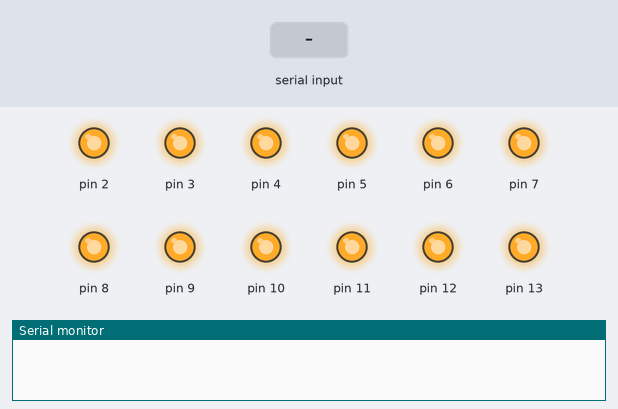
The sketch below on a simulated Arduino Leonardo, built with avr-gcc and run on an emulated ATmega32U4. On the bench: output pins drawn as LEDs (lit = HIGH), the last lines printed to the serial monitor. The test bench sets the inputs (shaded band).

Above: at 1.2 s.
1.3 s: "90\n" received over the second serial link
At 3.9 s:
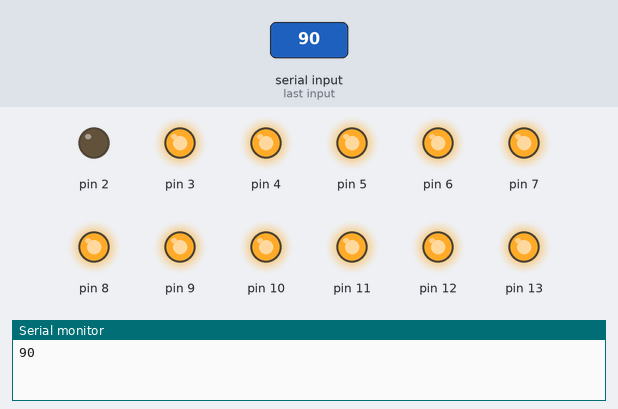
4.3 s: "200\n" received over the second serial link
At 4.6 s:
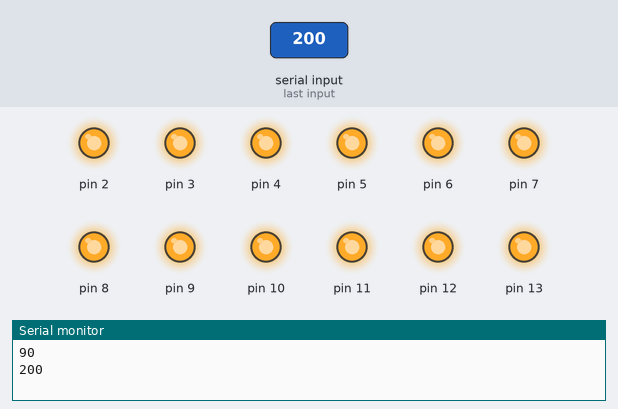
7.3 s: "1,90\n" received over the second serial link
At 9.6 s:
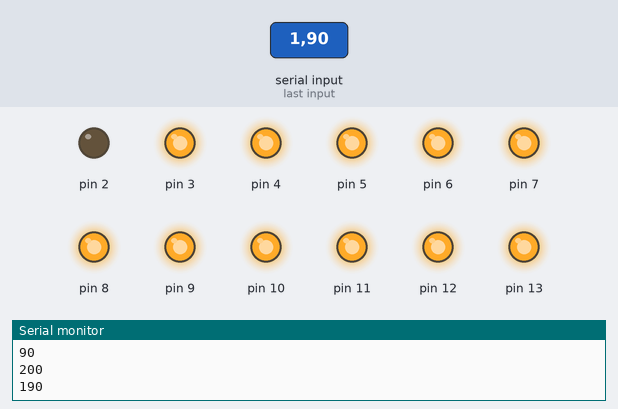
Timing chart, 0 to 12.5 s (numbered marks = the images above; inputs shaded):
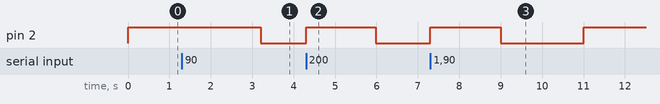

Measured:
- after the input at 1.3 s, pin 2: HIGH → LOW after 1.9 s
- after the input at 4.3 s, pin 2: LOW → HIGH after 0.00 s instead of 0.91 s
- after the input at 7.3 s, pin 2: LOW → HIGH after 0.00 s instead of 0.69 s

The sketch:

arduino.ino
```cpp
#include "Keyboard.h"

int count = 13;           // count of light
String inString = "";    // string to hold input
int volume = 800;          // volume from sensor

unsigned long actionTime;
int lightTime = 2000;    // the time last of light on

enum SHINE_STATUS {
  STARTING,
  ENDING,
  ENDED
};
SHINE_STATUS shine_status = ENDED;

void setup() {
  // put your setup code here, to run once:
  Serial.begin(9600);
  Serial1.begin(9600);

  for (int i = 2; i < 14; i++) {
    pinMode(i, OUTPUT);
    digitalWrite(i, HIGH);
  }
}

void loop() {
  while (Serial1.available() > 0) {
    stopShine();
    int inChar = Serial1.read();
    if (isDigit(inChar)) {
      // convert the incoming byte to a char and add it to the string:
      inString += (char)inChar;
    }
    // if you get a newline, print the string, then the string's value:
    if (inChar == '\n') {
      Serial.println(inString.toInt());
      //START to shining
      shine_status = STARTING;
      volume = inString.toInt();
      actionTime = millis();
      startShine(); //play sound
      // clear the string for new input:
      inString = "";
    }
  }

  switch (shine_status) {
    case STARTING:
      //开始ENDING,如果已经亮了2000ms, 开始关灯
      if (millis() > actionTime + lightTime) {
        shine_status = ENDING;
        actionTime = millis();
      }
      else {
        shining();
      }
      break;
    case ENDING:
      if (millis() > actionTime + map(volume, 900, 1000, 120, 10) * 3 * count) { //开始ENDED
        actionTime = millis();
        shine_status = ENDED;
      } else {
        endShine();
      }
      break;
  }
}

void startShine() {
  Keyboard.print('a');
}

void shining() {
  for (int i = 2; i < 2 + count; i++) {
    if (millis() > actionTime + i * map(volume, 900, 1000, 140, 40)) {
      digitalWrite(i, LOW);
    }
  }
}

void endShine() {
  for (int i = 2; i < 2 + count; i++) {
    if (millis() > actionTime + i * map(volume, 900, 1000, 140, 40)) {
      digitalWrite(i, HIGH);
    }
  }
}

void stopShine() {
  shine_status = ENDED;
  for (int i = 2; i < 2 + count; i++) {
    digitalWrite(i, HIGH);
  }
}
```
